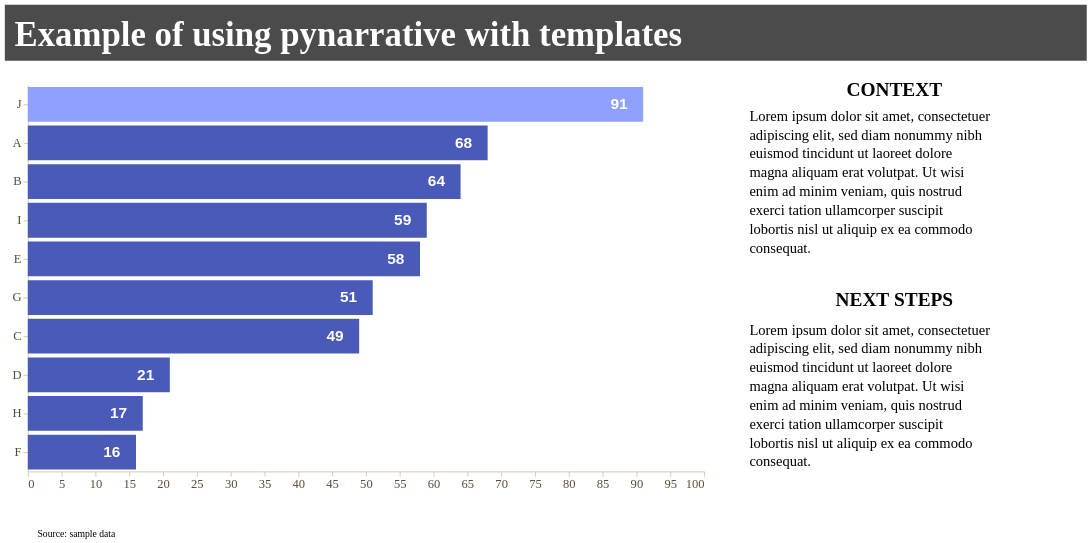

Notebook cell for this chart:
### Markdown cell above
Data story with **horizontal bar chart**

### Code cell
story = (
    pn.Story(
    #Builing the Story class object
        data = data_value,
        width = 700,
        height = 400,
        template = sampleTemplate #Using sampleTemplate
    )

    #Method invocation
    #Bar chart
    .mark_bar()

    #Data encoding
    #To create a horizontal bar chart we plot the cathegorical data on Y and the numerical data on X
    .encode(
        y = alt.Y(
            "cathegory:N",
            title = "", 
            sort = "-x" #Sorting data in descending order
        ),
        x = alt.X(
            "value:Q",
            title = "",
        ),
    )
    
    #Data source
    .add_source(
        text = "Source: sample data",
        position = "bottom",
        align = "left",
    )
    
    #Title and subtitle
    .add_title(
        title = "Example of using pynarrative with templates",
        align = "left",
    )

    .add_context(
        text = "Lorem ipsum dolor sit amet, consectetuer adipiscing elit, sed diam nonummy nibh euismod tincidunt ut laoreet dolore magna aliquam erat volutpat. Ut wisi enim ad minim veniam, quis nostrud exerci tation ullamcorper suscipit lobortis nisl ut aliquip ex ea commodo consequat.",
        position = "right",
        align = "top",
        title_dy = 20,
    )

    #Next steps area (on the right)
    .add_next_steps(
        steps = [
            "Lorem ipsum dolor sit amet, consectetuer adipiscing elit, sed diam nonummy nibh euismod tincidunt ut laoreet dolore magna aliquam erat volutpat. Ut wisi enim ad minim veniam, quis nostrud exerci tation ullamcorper suscipit lobortis nisl ut aliquip ex ea commodo consequat.",
            ],
        position = "right",
        mode = "vertical",
        title_dy = -25
    )

    .add_highlight(91)

    .add_labels_chart(
        values = "value:Q",
        font_weight = "bold",
        font_size = 16,
        dx = -25,
        color = "white"
    )

    .render()
)

story

### Figure 1 — Vega-Lite specification as saved in the notebook (floating-point values rounded to 4 significant figures)
{"config": {"view": {"continuousWidth": 300, "continuousHeight": 300, "strokeWidth": 0}, "axis": {"domainColor": "#d8c9ad", "grid": false, "labelColor": "#594a37", "labelFont": "Montserrat", "labelFontSize": 13, "tickColor": "#d8c9ad", "titleColor": "#FFFFFF", "titleFont": "Montserrat", "titleFontSize": 14}, "axisX": {"labelAngle": 0, "labelExpr": "length(datum.label) > 12 ? replace(datum.label, /\\s+/, '\\n') : datum.label", "labelLineHeight": 14}, "bar": {"color": "rgb(73, 90, 185)"}, "legend": {"labelColor": "#594a37", "labelFont": "Montserrat", "labelFontSize": 12, "titleColor": "#FFFFFF", "titleFont": "Montserrat", "titleFontSize": 12}, "line": {"color": "rgb(73, 90, 185)"}, "mark": {"strokeWidth": 2.5}, "point": {"color": "#000000", "filled": true, "size": 75}, "range": {"category": ["rgb(73, 90, 185)", "rgb(143, 160, 255)", "#348035", "#a46cc2", "#d96027"]}, "title": {"color": "#FFFFFF", "font": "Montserrat", "fontSize": 36}}, "vconcat": [{"layer": [{"mark": {"type": "rect", "color": "rgb(75, 75, 75)"}}, {"mark": {"type": "text", "align": "left", "baseline": "top", "color": "#FFFFFF", "font": "Montserrat", "fontSize": 36, "fontWeight": "bold", "text": "Example of using pynarrative with templates"}, "encoding": {"x": {"value": 10}, "y": {"value": 15}}}], "data": {"name": "data-6fad5c34291b82fc9632cbce143d677a"}, "height": 58, "width": 1120.0}, {"hconcat": [{"layer": [{"mark": {"type": "bar"}, "encoding": {"color": {"condition": {"test": {"field": "value", "oneOf": [91]}, "field": "value", "legend": null, "scale": {"domain": [91], "range": ["rgb(143, 160, 255)"]}, "type": "quantitative"}, "value": "rgb(73, 90, 185)"}, "x": {"field": "value", "title": "", "type": "quantitative"}, "y": {"field": "cathegory", "sort": "-x", "title": "", "type": "nominal"}}}, {"mark": {"type": "text", "align": "center", "angle": 0, "color": "white", "dx": -25, "dy": 0, "fontSize": 16, "fontWeight": "bold", "lineBreak": "\n"}, "encoding": {"text": {"field": "value", "type": "quantitative"}, "x": {"field": "value", "title": "", "type": "quantitative"}, "y": {"field": "cathegory", "sort": "-x", "title": "", "type": "nominal"}}}, {"data": {"name": "data-6fad5c34291b82fc9632cbce143d677a"}, "mark": {"type": "text", "align": "left", "baseline": "top", "color": "rgb(0, 0, 0)", "font": "Montserrat", "fontSize": 10, "lineBreak": "\n", "text": "Source: sample data"}, "encoding": {"x": {"value": 10}, "y": {"value": 460}}}], "data": {"name": "data-fdd0a0200532e48ca7c71d4bde050625"}, "height": 400, "width": 700}, {"vconcat": [{"layer": [{"mark": {"type": "rect", "color": "rgb(255, 255, 255)", "cornerRadius": 40.0, "opacity": 1.0, "stroke": "#ffffff", "strokeWidth": 0.8}, "encoding": {"x": {"value": 0}, "x2": {"value": 350.0}, "y": {"value": 0}, "y2": {"value": 206.0}}}, {"mark": {"type": "text", "align": "left", "baseline": "top", "color": "rgb(0, 0, 0)", "font": "Montserrat", "fontSize": 15, "fontStyle": "normal", "fontWeight": "normal", "lineBreak": "\n", "lineHeight": 19.5, "text": "Lorem ipsum dolor sit amet, consectetuer\nadipiscing elit, sed diam nonummy nibh\neuismod tincidunt ut laoreet dolore\nmagna aliquam erat volutpat. Ut wisi\nenim ad minim veniam, quis nostrud\nexerci tation ullamcorper suscipit\nlobortis nisl ut aliquip ex ea commodo\nconsequat."}, "encoding": {"x": {"value": 25}, "y": {"value": 25}}}, {"mark": {"type": "text", "align": "center", "baseline": "bottom", "color": "rgb(0, 0, 0)", "dy": 20, "font": "Montserrat", "fontSize": 20, "fontWeight": "bold", "text": "CONTEXT"}, "encoding": {"x": {"value": 175.0}, "y": {"value": -5}}}], "data": {"name": "data-6fad5c34291b82fc9632cbce143d677a"}, "height": 206.0, "width": 350.0}, {"layer": [{"mark": {"type": "rect", "color": "rgb(255, 255, 255)", "cornerRadius": 40.0, "opacity": 1.0, "stroke": "#ffffff", "strokeWidth": 0.8}, "encoding": {"x": {"axis": null, "field": "x", "type": "quantitative"}, "x2": {"field": "x2"}, "y": {"axis": null, "field": "y", "type": "quantitative"}, "y2": {"field": "y2"}}}, {"mark": {"type": "text", "align": "left", "baseline": "top", "color": "rgb(0, 0, 0)", "font": "Montserrat", "fontSize": 15, "lineBreak": "\n", "lineHeight": 19.5}, "encoding": {"text": {"field": "text", "type": "nominal"}, "x": {"axis": null, "field": "x_mid", "type": "quantitative"}, "y": {"axis": null, "field": "y_text", "type": "quantitative"}}}], "data": {"name": "data-ee6b3f9f2c4e2e1a1f38533cbb4fa212"}, "height": 216.0, "title": {"text": ["NEXT STEPS"], "align": "center", "baseline": "top", "color": "rgb(0, 0, 0)", "dx": 0, "font": "Montserrat", "fontSize": 20, "fontWeight": "bold", "offset": -25}, "width": 350.0}], "spacing": 1}]}], "center": true, "resolve": {"axis": {"x": "shared", "y": "shared"}}, "$schema": "https://vega.github.io/schema/vega-lite/v6.4.1.json", "datasets": {"data-6fad5c34291b82fc9632cbce143d677a": [{"_": 0}], "data-fdd0a0200532e48ca7c71d4bde050625": [{"cathegory": "A", "value": 68}, {"cathegory": "B", "value": 64}, {"cathegory": "C", "value": 49}, {"cathegory": "D", "value": 21}, {"cathegory": "E", "value": 58}, {"cathegory": "F", "value": 16}, {"cathegory": "G", "value": 51}, {"cathegory": "H", "value": 17}, {"cathegory": "I", "value": 59}, {"cathegory": "J", "value": 91}], "data-ee6b3f9f2c4e2e1a1f38533cbb4fa212": [{"x": 0, "y": 0.0, "x2": 350.0, "y2": 206.0, "text": "Lorem ipsum dolor sit amet, consectetuer\nadipiscing elit, sed diam nonummy nibh\neuismod tincidunt ut laoreet dolore\nmagna aliquam erat volutpat. Ut wisi\nenim ad minim veniam, quis nostrud\nexerci tation ullamcorper suscipit\nlobortis nisl ut aliquip ex ea commodo\nconsequat.", "x_mid": 25, "y_text": 181.0}]}}
